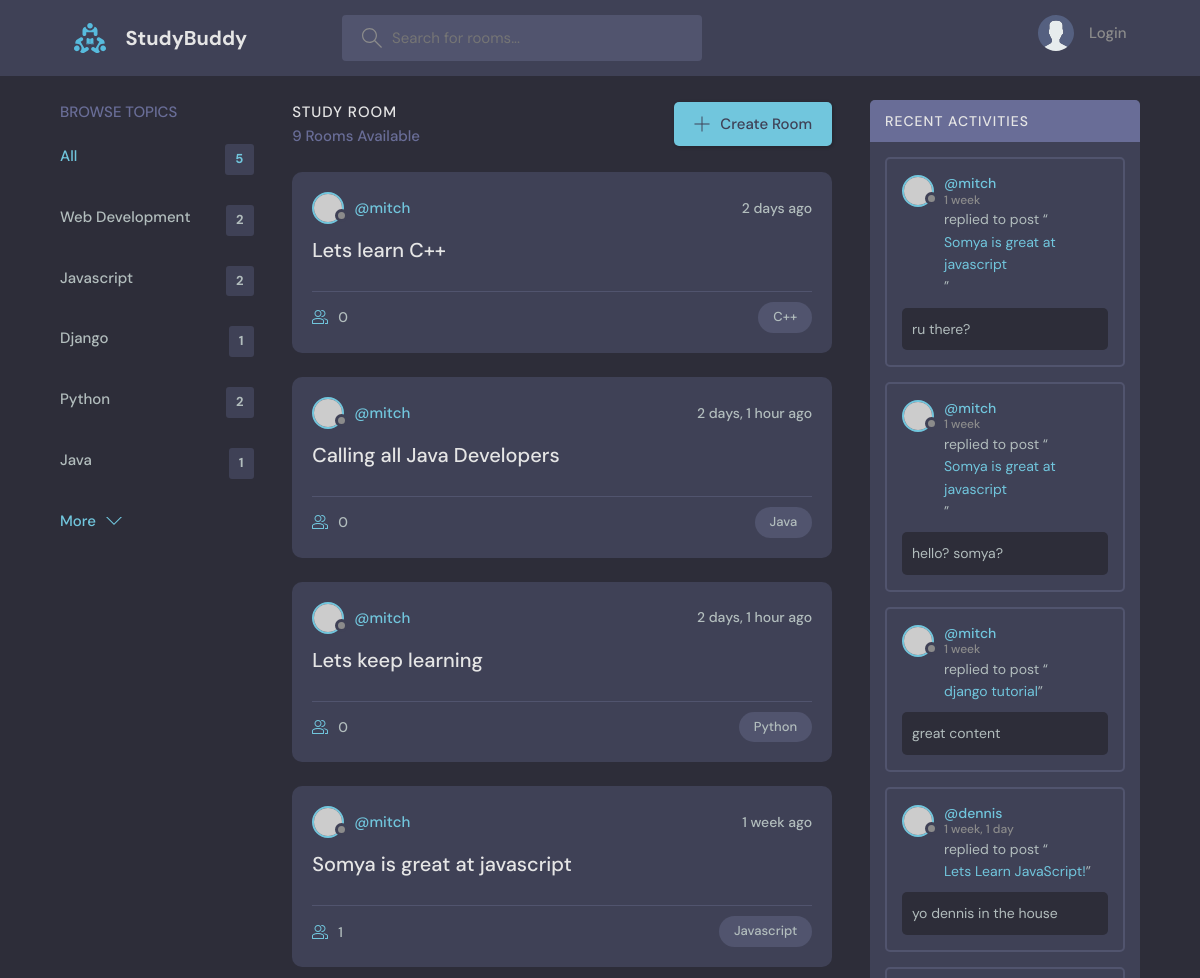
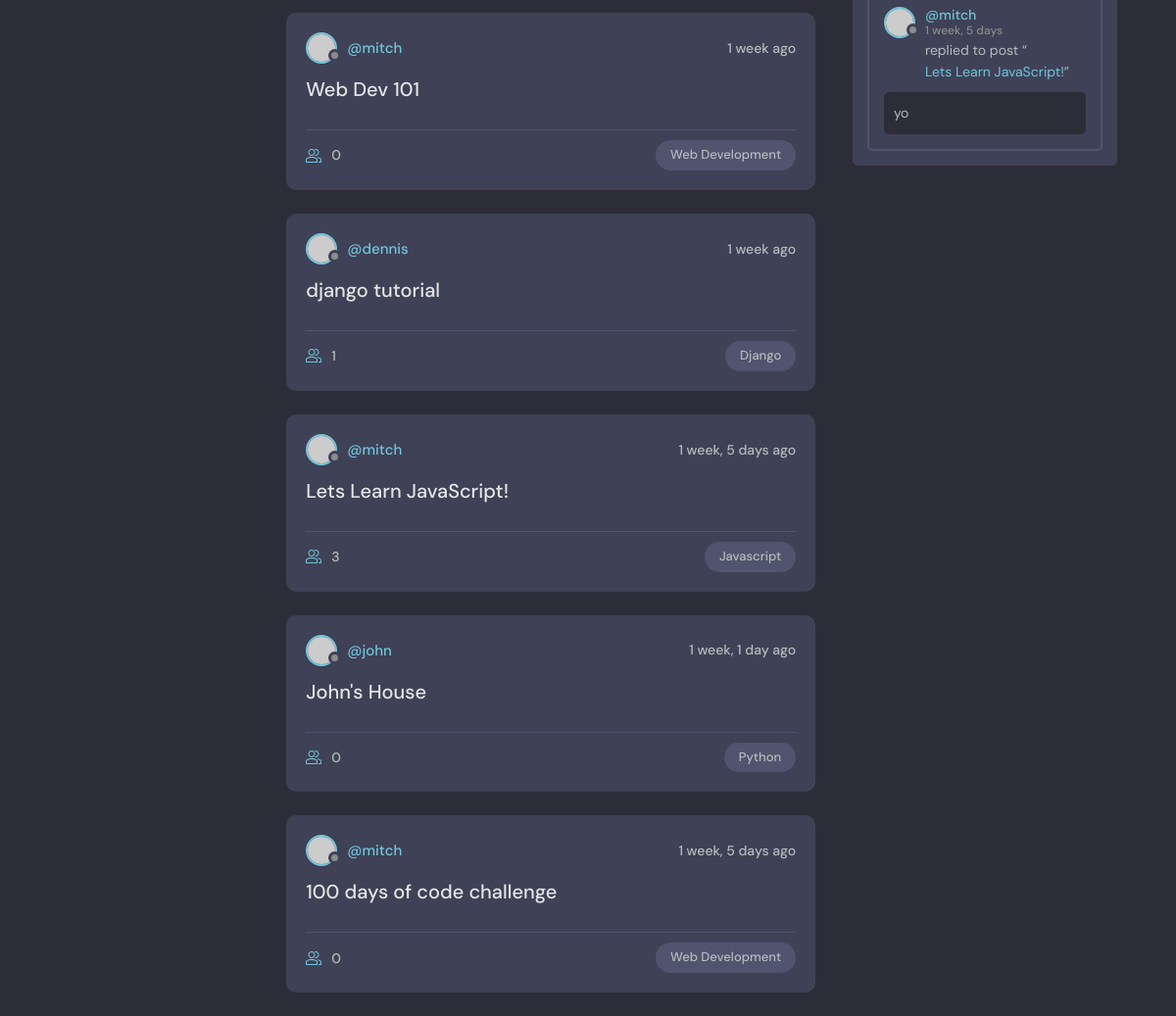
The app's page /, older data (2 pictures, top to bottom).
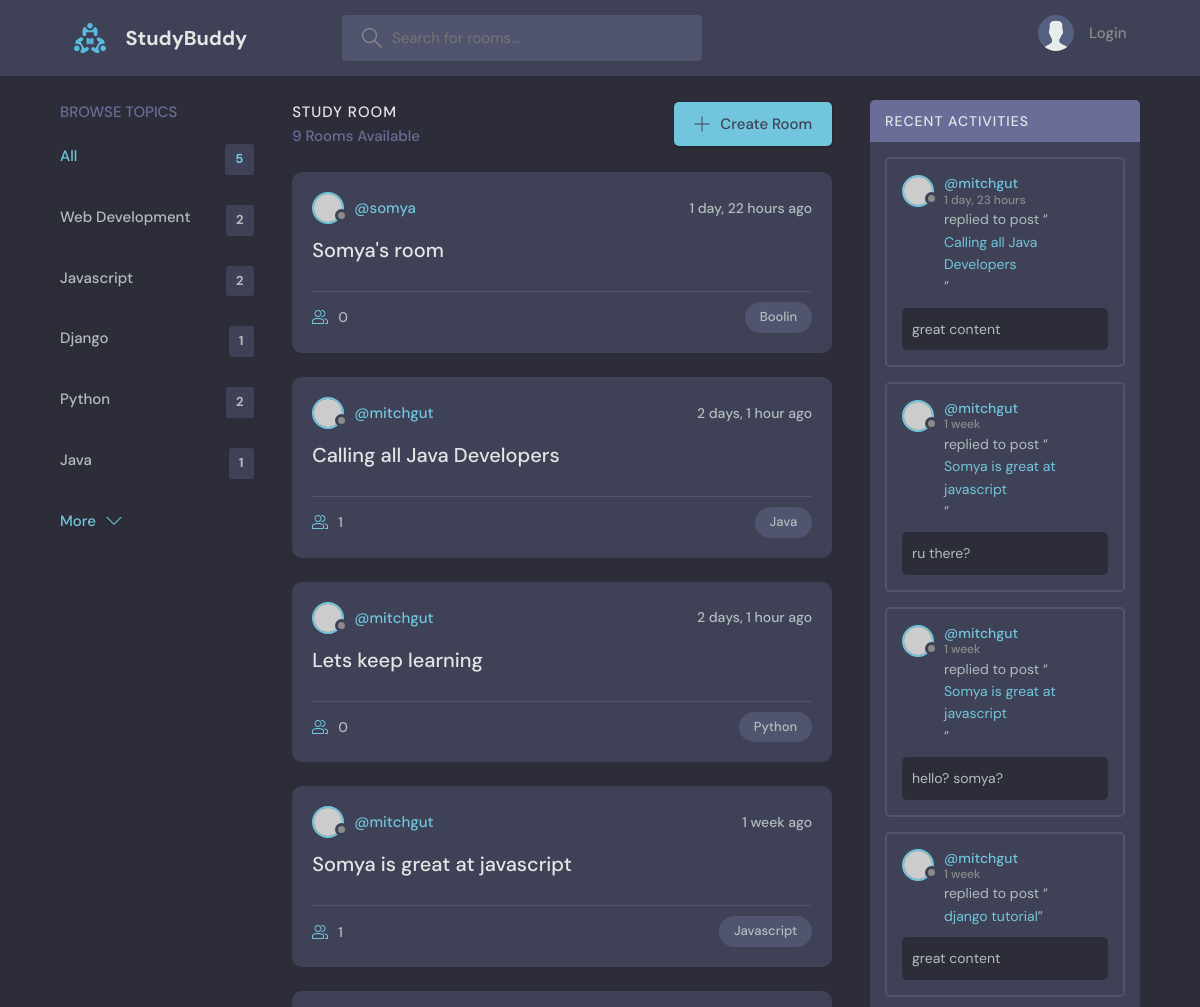
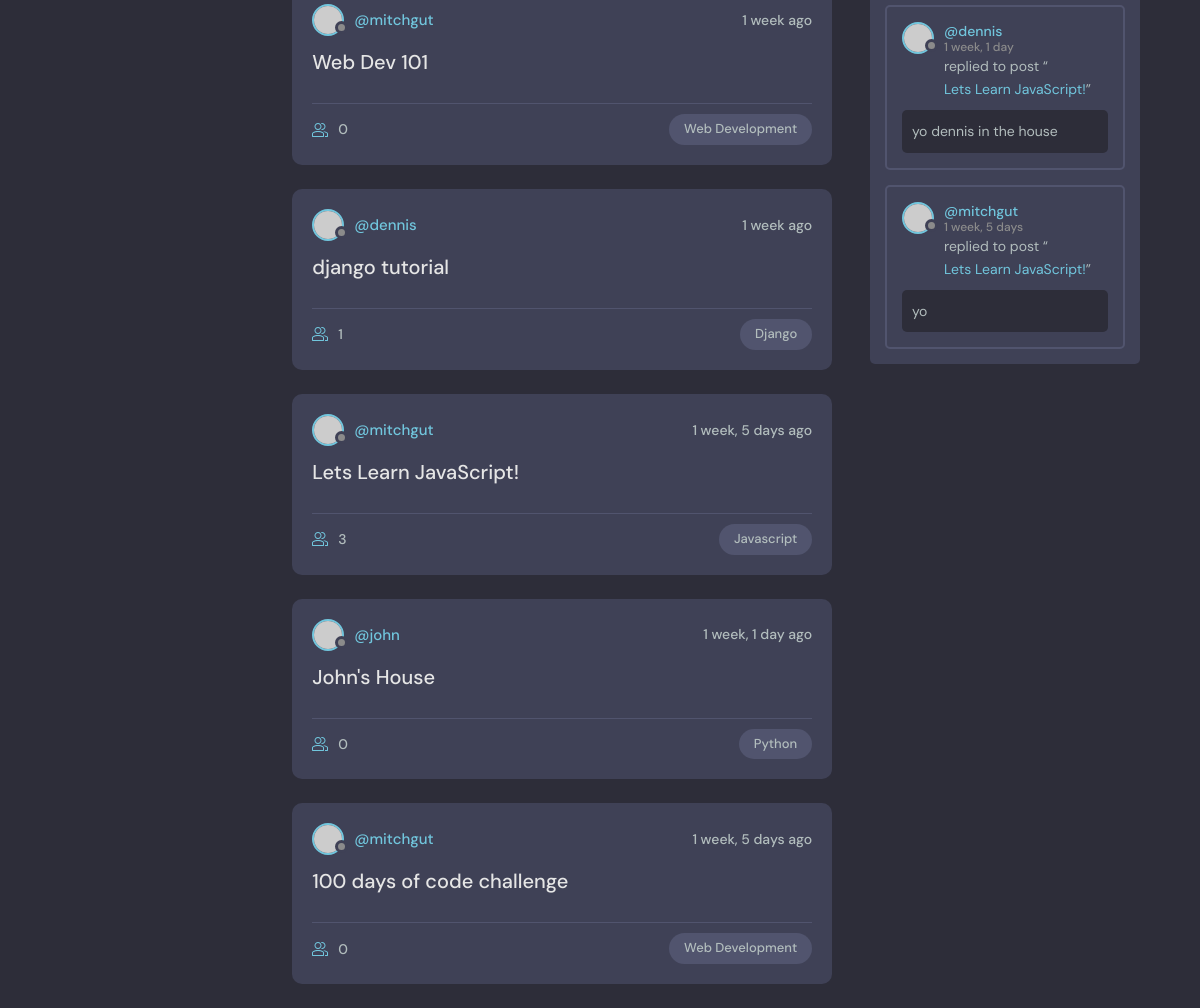
The same page, newer data (2 pictures, top to bottom).
### base/models.py (models this page shows, shortened)
class Topic(models.Model):
    name = models.CharField(max_length=200)

class Room(models.Model):
    host = models.ForeignKey(User, on_delete=models.SET_NULL, null=True)
    topic = models.ForeignKey(Topic, on_delete=models.SET_NULL, null=True)
    name = models.CharField(max_length=200)
    description = models.TextField(null=True, blank=True)
    participants = models.ManyToManyField(User, related_name='participants', blank=True)
    updated = models.DateTimeField(auto_now=True)
    created = models.DateTimeField(auto_now_add=True)
    class Meta:
        ordering =['-updated', '-created']

class Message(models.Model):
    user = models.ForeignKey(User, on_delete=models.CASCADE)
    room = models.ForeignKey(Room, on_delete=models.CASCADE)
    body = models.TextField()
    updated = models.DateTimeField(auto_now=True)
    created = models.DateTimeField(auto_now_add=True)
    class Meta:
        ordering = ['-updated', '-created']

### base/views.py (the view)
# urls.py: path('', views.home, name="home"),
def home(request):
    q = request.GET.get('q') if request.GET.get('q') != None else ''
    rooms = Room.objects.filter(
        Q(topic__name__icontains=q) |
        Q(name__icontains=q) |
        Q(description__icontains=q)
        )
    topics = Topic.objects.all()[0:5]
    room_count = rooms.count()
    room_messages = Message.objects.filter(Q(room__topic__name__icontains=q))
    context = {'rooms':rooms, 'topics':topics, 'room_count':room_count, 'room_messages':room_messages}
    return render(request, "base/home.html", context)

### base/templates/base/home.html (shortened to what this page needs)
{% extends 'main.html' %}
{% block content %}
  <main class="layout layout--3">
    <div class="container">
      {% include 'base/topics_component.html' %}
      <div class="roomList">
        <div class="roomList__header">
          <div>
            <h2>Study Room</h2>
            <p>{{room_count}} Rooms Available</p>
          </div>
          <a class="btn btn--main" href="{% url 'create-room' %}">
            <svg version="1.1" xmlns="http://www.w3.org/2000/svg" width="32" height="32" viewBox="0 0 32 32">
              <title>add</title>
              <path
                d="M16.943 0.943h-1.885v14.115h-14.115v1.885h14.115v14.115h1.885v-14.115h14.115v-1.885h-14.115v-14.115z"
              ></path>
            </svg>
            Create Room
          </a>
        </div>
        {% include 'base/feed_component.html' %}
      </div>
      {% include 'base/activity_component.html' %}
    </div>
  </main>
{% endblock %}

### base/templates/base/topics_component.html
<div class="topics">
    <div class="topics__header">
      <h2>Browse Topics</h2>
    </div>
    <ul class="topics__list">
      <li>
        <a href="{% url 'home' %}" class="active">All <span>{{topics.count}}</span></a>
      </li>
      {% for topic in topics %}
      <li>
        <a href="{% url 'home' %}?q={{topic.name}}">{{topic.name}} <span>{{topic.room_set.all.count}}</span></a>
      </li>
      {% endfor %}
    </ul>
    <a class="btn btn--link" href="{% url 'topics' %}">
      More
      <svg version="1.1" xmlns="http://www.w3.org/2000/svg" width="32" height="32" viewBox="0 0 32 32">
        <title>chevron-down</title>
        <path d="M16 21l-13-13h-3l16 16 16-16h-3l-13 13z"></path>
      </svg>
    </a>
</div>

### base/templates/base/feed_component.html (shortened to what this page needs)
{% for room in rooms %}
<div class="roomListRoom">
    <div class="roomListRoom__header">
      <a href="{% url 'user-profile' room.host.id %}" class="roomListRoom__author">
        <div class="avatar avatar--small">
          <img src="https://randomuser.me/api/portraits/women/11.jpg" />
        </div>
        <span>@{{room.host.username}}</span>
      </a>
      <div class="roomListRoom__actions">
        <span>{{room.created|timesince}} ago</span>
      </div>
    </div>
    <div class="roomListRoom__content">
      <a href="{% url 'room' room.id %}">{{room.name}}</a>
    </div>
    <div class="roomListRoom__meta">
      <a href="{% url 'room' room.id %}" class="roomListRoom__joined">
        {{room.participants.all.count}}
      </a>
      <p class="roomListRoom__topic">{{room.topic.name}}</p>
    </div>
</div>
{% endfor %}

### base/templates/base/activity_component.html (shortened to what this page needs)
<div class="activities">
    <div class="activities__header">
      <h2>Recent Activities</h2>
    </div>
    {% for message in room_messages %}
    <div class="activities__box">
      <div class="activities__boxHeader roomListRoom__header">
        <a href="{% url 'user-profile' message.user.id %}" class="roomListRoom__author">
          <div class="avatar avatar--small">
            <img src="https://randomuser.me/api/portraits/women/11.jpg" />
          </div>
          <p>@{{ message.user }}
            <span>{{ message.created|timesince }}</span>
          </p>
        </a>
      </div>
      <div class="activities__boxContent">
        <p>replied to post “<a href="{% url 'room' message.room.id %}">{{message.room.name}}</a>”</p>
        <div class="activities__boxRoomContent">
            {{message.body}}
        </div>
      </div>
    </div>
    {% endfor %}
</div>

Row changes from the older to the newer data that the page shows:
removed Room: host.username "mitch", created "2 days", name "Lets learn C++", participants.all.count "0", topic.name "C++"
added Room: host.username "somya", created "1 day, 22 hours", name "Somya's room", participants.all.count "0", topic.name "Boolin"
changed through a linked row, Room "Calling all Java Developers": host.username "mitch" → "mitchgut"; participants.all.count "0" → "1"
changed through a linked row, Room "Lets keep learning": host.username "mitch" → "mitchgut"
changed through a linked row, Room "Somya is great at javascript": host.username "mitch" → "mitchgut"
changed through a linked row, Room "Web Dev 101": host.username "mitch" → "mitchgut"
changed through a linked row, Room "Lets Learn JavaScript!": host.username "mitch" → "mitchgut"
changed through a linked row, Room "100 days of code challenge": host.username "mitch" → "mitchgut"
added Message: user "mitchgut", created "1 day, 23 hours", room.name "Calling all Java Developers", body "great content"
changed through a linked row, Message "ru there?": user "mitch" → "mitchgut"
changed through a linked row, Message "hello? somya?": user "mitch" → "mitchgut"
changed through a linked row, Message "django tutorial": user "mitch" → "mitchgut"
changed through a linked row, Message "yo": user "mitch" → "mitchgut"
